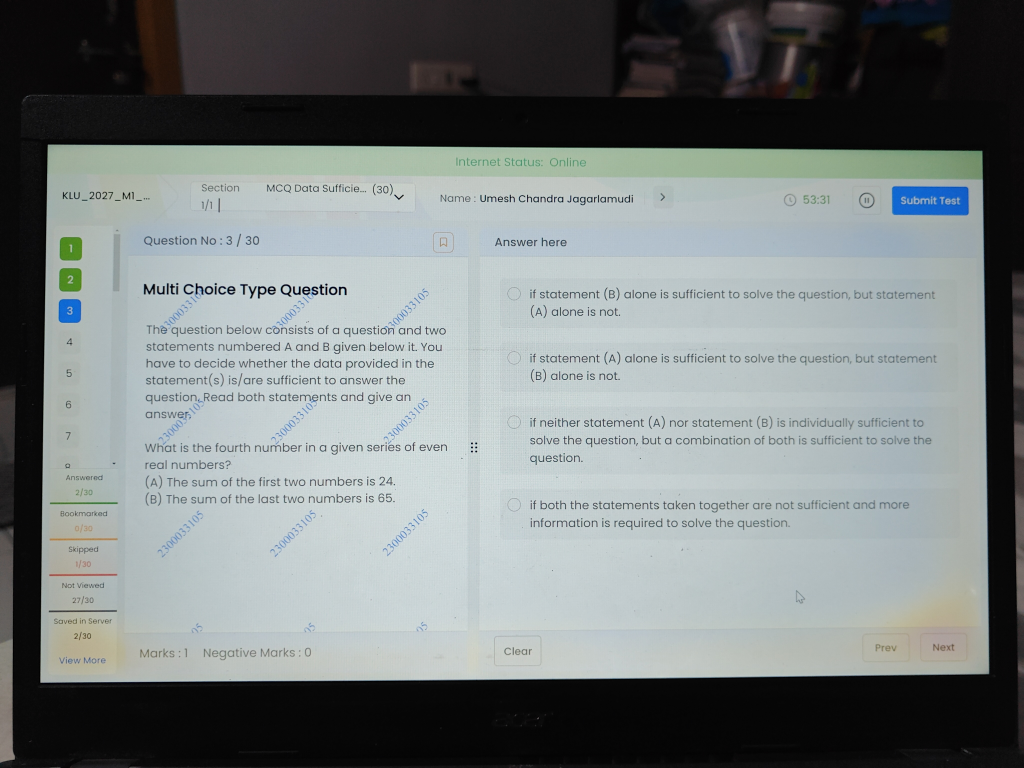
#> input picture datasets/calibration/no-scroll/IMG20260326001811.jpg, 4096 x 3072 px (shown at 1/4 size); its folder holds only this picture in this run
$ python measure_radio.py   (older library calls are emulated)
#> lines starting #> are read from the running program, lines starting #| are printed output that depends on the picture; after the words box and inside, x2 and y2 are one past the last pixel; in counts of white or black regions, pixels touching at a corner belong together
"""Measure radio button properties from exam screenshots."""
import sys, cv2, numpy as np
from pathlib import Path

ROOT = Path("d:/Python Projects/simulato")
sys.path.insert(0, str(ROOT))

images = sorted((ROOT / "datasets/calibration/no-scroll").glob("*.jpg"))[:3]

for img_path in images:
    img = cv2.imread(str(img_path))
#> img is the input picture: shape (3072, 4096, 3); mean B, G, R 127.9, 128.1, 121.7
    h, w = img.shape[:2]
#> h = 3072; w = 4096
    gray = cv2.cvtColor(img, cv2.COLOR_BGR2GRAY)
    print(f"\nImage: {img_path.name} ({w}x{h})")
#| Image: IMG20260326001811.jpg (4096x3072)

    # Find divider
    search_x1, search_x2 = int(w * 0.35), int(w * 0.55)
#> search_x1 = 1433; search_x2 = 2252
    ct, cb = int(h * 0.15), int(h * 0.90)
#> ct = 460; cb = 2764
    content = gray[ct:cb, search_x1:search_x2]
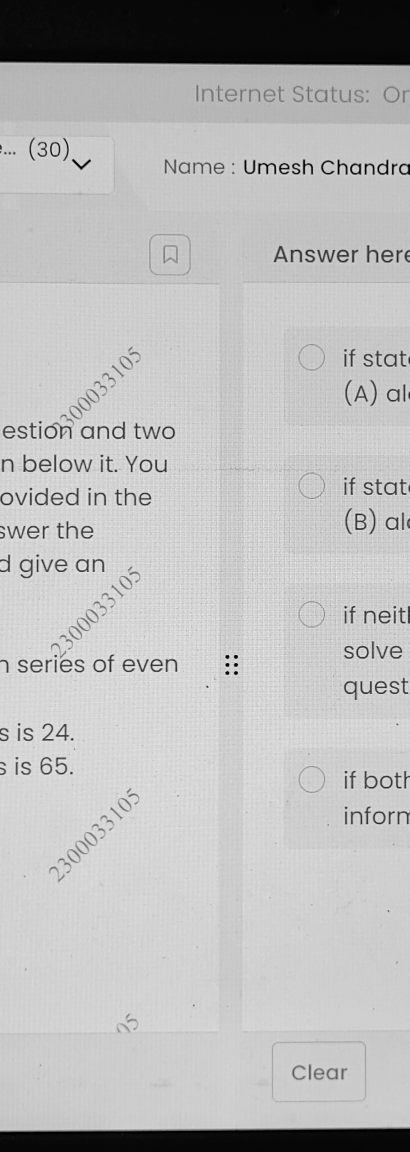
#> content: shape (2304, 819) (shown at 1/2 size); min 0, max 253, mean 186.8
    sobel = cv2.Sobel(content, cv2.CV_64F, 1, 0, ksize=3)
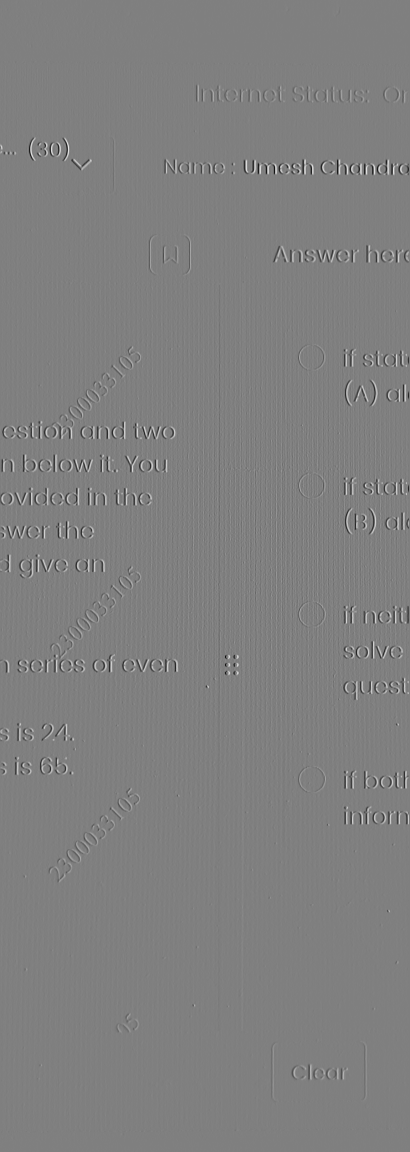
#> sobel: shape (2304, 819) float64 (shown at 1/2 size); min -791, max 787, mean -0.1; drawn with min black and max white
    col_sums = np.sum(np.abs(sobel), axis=0)
#> col_sums = 819 values, max 134503 at index 692, min 0 at index 0, mean 50687.6
    divider_x = search_x1 + int(np.argmax(col_sums))
#> divider_x = 2125
    print(f"Divider x: {divider_x} ({divider_x / w * 100:.1f}%)")
#| Divider x: 2125 (51.9%)

    # Search narrow strip after divider for radio buttons
    sx1, sx2 = divider_x + 5, min(w, divider_x + 120)
#> sx1 = 2130; sx2 = 2245
    strip = gray[ct:cb, sx1:sx2]
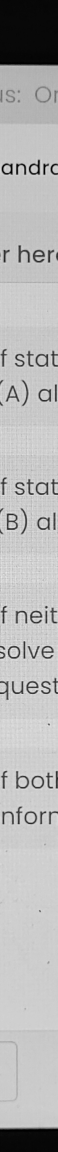
#> strip: shape (2304, 115) (shown at 1/2 size); min 0, max 252, mean 180.9
    sh, sw = strip.shape[:2]
#> sh = 2304; sw = 115

    _, binary = cv2.threshold(strip, 200, 255, cv2.THRESH_BINARY_INV)
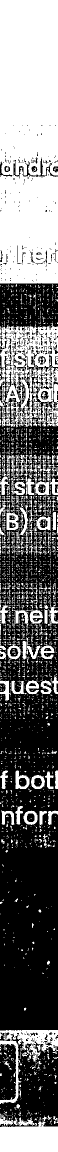
#> binary: shape (2304, 115) (shown at 1/2 size); 43.8% white; 2831 white regions (2656 under 20 px)
    contours, _ = cv2.findContours(binary, cv2.RETR_EXTERNAL, cv2.CHAIN_APPROX_SIMPLE)
#> contours = 2750 contours, 2667 with area under 20; largest, box (x1, y1, x2, y2) and area: (0, 0, 115, 567) 63275, (0, 646, 115, 854) 18530, (0, 2243, 115, 2304) 5788, (0, 2060, 115, 2208) 3932, (31, 1541, 59, 1578) 702

    circles = []
    for cnt in contours:
        area = cv2.contourArea(cnt)
        if area < 50 or area > 3000:
            continue
        per = cv2.arcLength(cnt, True)
        if per == 0:
            continue
        circ = 4 * 3.14159 * area / (per * per)
        (cx, cy), r = cv2.minEnclosingCircle(cnt)
        if circ > 0.4 and 3 <= r <= 30:
            circles.append((sx1 + int(cx), ct + int(cy), r, area, circ))
#> this loop made 2750 passes
#> (area, per, circ, cx, cy, r) on passes 27, 48, 186: (219, 156.7, 0.112, 51.5, 2246.2, 16.74), (254, 224.2, 0.0635, 16.5, 2238.5, 20.11), (51.5, 34.38, 0.547, 50, 2109, 6.08)
#> after the loop, circles = [(2180, 2569, 6.08, 51.5, 0.547), (2191, 2094, 14.59, 593.5, 0.862), (2205, 2023, 15.24, 587, 0.821), (2171, 2019, 20.16, 702, 0.567), (2135, 1755, 6.8, 50, 0.504), (2157, 1763, 15.95, 557.5, 0.497), (2216, 1507, 19.07, 622, 0.483)]

    circles.sort(key=lambda c: c[1])
    print(f"Contour circles in strip [{sx1},{sx2}] (w={sw}px): {len(circles)}")
#| Contour circles in strip [2130,2245] (w=115px): 7
    for cx, cy, r, a, c in circles:
        print(f"  ({cx},{cy}) r={r:.1f} area={a:.0f} circ={c:.2f}")
#> this loop made 7 passes
#|   (2216,1507) r=19.1 area=622 circ=0.48
#|   (2135,1755) r=6.8 area=50 circ=0.50
#|   (2157,1763) r=16.0 area=558 circ=0.50
#|   (2171,2019) r=20.2 area=702 circ=0.57
#|   (2205,2023) r=15.2 area=587 circ=0.82
#|   (2191,2094) r=14.6 area=594 circ=0.86
#|   (2180,2569) r=6.1 area=52 circ=0.55

    # Also HoughCircles on narrow strip with different params
    blurred = cv2.GaussianBlur(strip, (9, 9), 2)
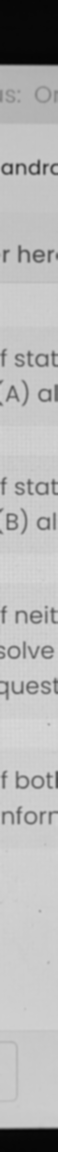
#> blurred: shape (2304, 115) (shown at 1/2 size); min 4, max 216, mean 180.9
    for p2 in [15, 20, 25, 30]:
        hc = cv2.HoughCircles(
            blurred, cv2.HOUGH_GRADIENT,
            dp=1.2, minDist=30,
            param1=80, param2=p2,
            minRadius=5, maxRadius=25,
        )
        count = len(hc[0]) if hc is not None else 0
        if count > 0:
            hc_list = np.round(hc[0]).astype(int)
            print(f"Hough (p2={p2}): {count} circles")
            for cx, cy, cr in sorted(hc_list, key=lambda c: c[1]):
                print(f"  ({sx1 + cx},{ct + cy}) r={cr}")
            break  # Show first working param2
        else:
            print(f"Hough (p2={p2}): 0")
#> this loop made 1 pass
#> count on pass 1: 32
#> (printed output is left out)

    # Measure the typical gray values in the radio button area
    # Sample a few vertical slices to understand the contrast
    print(f"\nGray value samples at strip center (col={sw // 2}):")
#| Gray value samples at strip center (col=57):
    for frac in [0.05, 0.1, 0.15, 0.2, 0.25, 0.3, 0.35, 0.4, 0.5, 0.6, 0.7]:
        y = int(sh * frac)
        vals = strip[y, :]
        print(f"  y={ct + y} ({frac:.0%}): min={vals.min()} max={vals.max()} mean={vals.mean():.0f}")
#> this loop made 11 passes
#> y on passes 1 to 11: 115, 230, 345, 460, 576, 691, 806, 921, 1152, 1382, 1612
#|   y=575 (5%): min=4 max=7 mean=6
#|   y=690 (10%): min=176 max=182 mean=179
#|   y=805 (15%): min=2 max=215 mean=135
#|   y=920 (20%): min=190 max=198 mean=193
#|   y=1036 (25%): min=200 max=211 mean=205
#|   y=1151 (30%): min=192 max=206 mean=198
#|   y=1266 (35%): min=42 max=215 mean=196
#|   y=1381 (40%): min=177 max=211 mean=198
#> (further printed lines are left out)
